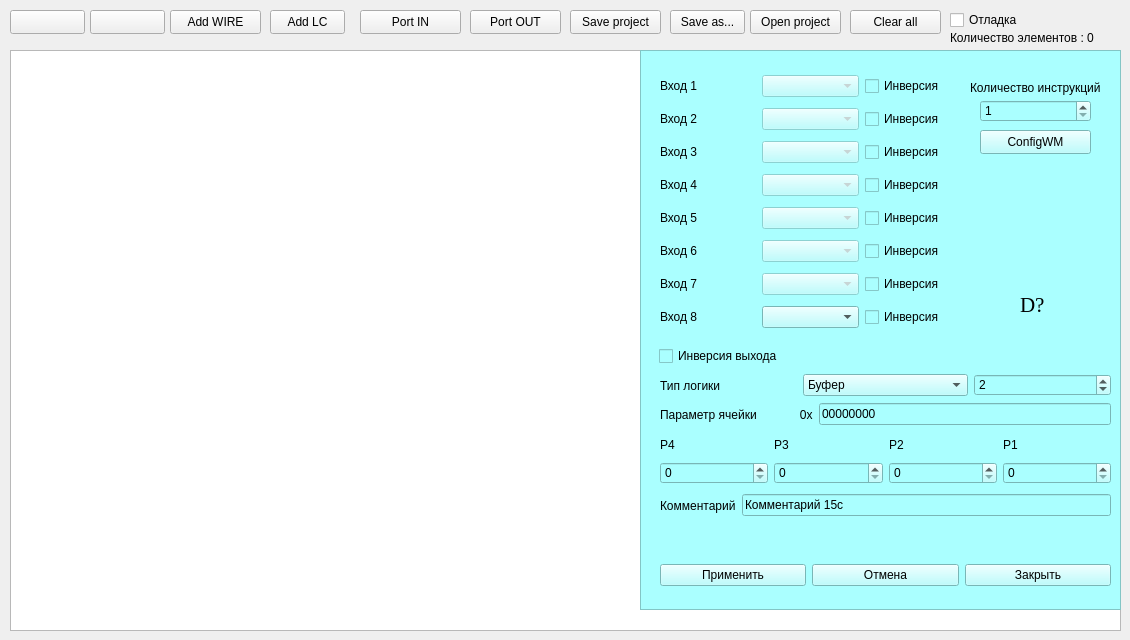
    <widget class="QWidget" name="tab_8">
     <attribute name="title">
      <string>Flex логика</string>
     </attribute>
     <widget class="QGraphicsView" name="graphicsView">
      <property name="geometry">
       <rect>
        <x>10</x>
        <y>50</y>
        <width>1111</width>
        <height>581</height>
       </rect>
      </property>
     </widget>
     <widget class="QPushButton" name="AddORpushButton">
      <property name="geometry">
       <rect>
        <x>270</x>
        <y>10</y>
        <width>75</width>
        <height>24</height>
       </rect>
      </property>
      <property name="text">
       <string>Add LC</string>
      </property>
      <property name="icon">
       <iconset theme="QIcon::ThemeIcon::ListAdd"/>
      </property>
     </widget>
     <widget class="QPushButton" name="AddANDpushButton">
      <property name="geometry">
       <rect>
        <x>10</x>
        <y>10</y>
        <width>75</width>
        <height>24</height>
       </rect>
      </property>
      <property name="text">
       <string/>
      </property>
      <property name="icon">
       <iconset resource="res.qrc">
        <normaloff>:/res/main/Pictures/search_add.png</normaloff>:/res/main/Pictures/search_add.png</iconset>
      </property>
     </widget>
     <widget class="QPushButton" name="AddXORpushButton">
      <property name="geometry">
       <rect>
        <x>90</x>
        <y>10</y>
        <width>75</width>
        <height>24</height>
       </rect>
      </property>
      <property name="text">
       <string/>
      </property>
      <property name="icon">
       <iconset resource="res.qrc">
        <normaloff>:/res/main/Pictures/search_remove.png</normaloff>:/res/main/Pictures/search_remove.png</iconset>
      </property>
     </widget>
     <widget class="QPushButton" name="WirepushButton">
      <property name="geometry">
       <rect>
        <x>170</x>
        <y>10</y>
        <width>91</width>
        <height>24</height>
       </rect>
      </property>
      <property name="text">
       <string>Add WIRE</string>
      </property>
      <property name="icon">
       <iconset theme="QIcon::ThemeIcon::ViewFullscreen"/>
      </property>
      <property name="checkable">
       <bool>true</bool>
      </property>
     </widget>
     <widget class="QPushButton" name="pushButton_15">
      <property name="geometry">
       <rect>
        <x>360</x>
        <y>10</y>
        <width>101</width>
        <height>24</height>
       </rect>
      </property>
      <property name="text">
       <string>Port IN</string>
      </property>
      <property name="icon">
       <iconset theme="QIcon::ThemeIcon::MediaOptical"/>
      </property>
     </widget>
     <widget class="QPushButton" name="PortpushButton">
      <property name="geometry">
       <rect>
        <x>470</x>
        <y>10</y>
        <width>91</width>
        <height>24</height>
       </rect>
      </property>
      <property name="text">
       <string>Port OUT</string>
      </property>
      <property name="icon">
       <iconset theme="QIcon::ThemeIcon::SystemLogOut"/>
      </property>
     </widget>
     <widget class="QFrame" name="frame">
      <property name="geometry">
       <rect>
        <x>640</x>
        <y>50</y>
        <width>481</width>
        <height>560</height>
       </rect>
      </property>
      <property name="styleSheet">
       <string notr="true">background-color: rgb(170, 255, 255);</string>
      </property>
      <property name="frameShape">
       <enum>QFrame::Shape::StyledPanel</enum>
      </property>
      <property name="frameShadow">
       <enum>QFrame::Shadow::Raised</enum>
      </property>
      <widget class="QWidget" name="gridLayoutWidget_3">
       <property name="geometry">
        <rect>
         <x>20</x>
         <y>20</y>
         <width>301</width>
         <height>271</height>
        </rect>
       </property>
       <layout class="QGridLayout" name="gridLayout_4">
        <item row="4" column="1">
         <widget class="QLabel" name="label_28">
          <property name="text">
           <string>Вход 5</string>
          </property>
         </widget>
        </item>
        <item row="5" column="2">
         <widget class="QComboBox" name="InpSigncomboBox6">
          <property name="enabled">
           <bool>false</bool>
          </property>
         </widget>
        </item>
        <item row="7" column="1">
         <widget class="QLabel" name="label_31">
          <property name="text">
           <string>Вход 8</string>
          </property>
         </widget>
        </item>
        <item row="0" column="3">
         <widget class="QCheckBox" name="InvInput1checkBox">
          <property name="text">
           <string>Инверсия</string>
          </property>
         </widget>
        </item>
        <item row="5" column="1">
         <widget class="QLabel" name="label_29">
          <property name="text">
           <string>Вход 6</string>
          </property>
         </widget>
        </item>
        <item row="7" column="2">
         <widget class="QComboBox" name="InpSigncomboBox8">
          <property name="enabled">
           <bool>true</bool>
          </property>
         </widget>
        </item>
        <item row="3" column="2">
         <widget class="QComboBox" name="InpSigncomboBox4">
          <property name="enabled">
           <bool>false</bool>
          </property>
         </widget>
        </item>
        <item row="4" column="3">
         <widget class="QCheckBox" name="InvInput5checkBox">
          <property name="text">
           <string>Инверсия</string>
          </property>
         </widget>
        </item>
        <item row="6" column="3">
         <widget class="QCheckBox" name="InvInput7checkBox">
          <property name="text">
           <string>Инверсия</string>
          </property>
         </widget>
        </item>
        <item row="6" column="2">
         <widget class="QComboBox" name="InpSigncomboBox7">
          <property name="enabled">
           <bool>false</bool>
          </property>
         </widget>
        </item>
        <item row="0" column="2">
         <widget class="QComboBox" name="InpSigncomboBox1">
          <property name="enabled">
           <bool>false</bool>
          </property>
         </widget>
        </item>
        <item row="0" column="1">
         <widget class="QLabel" name="label_24">
          <property name="text">
           <string>Вход 1</string>
          </property>
         </widget>
        </item>
        <item row="6" column="1">
         <widget class="QLabel" name="label_30">
          <property name="text">
           <string>Вход 7</string>
          </property>
         </widget>
        </item>
        <item row="2" column="2">
         <widget class="QComboBox" name="InpSigncomboBox3">
          <property name="enabled">
           <bool>false</bool>
          </property>
         </widget>
        </item>
        <item row="3" column="3">
         <widget class="QCheckBox" name="InvInput4checkBox">
          <property name="text">
           <string>Инверсия</string>
          </property>
         </widget>
        </item>
        <item row="1" column="3">
         <widget class="QCheckBox" name="InvInput2checkBox">
          <property name="text">
           <string>Инверсия</string>
          </property>
         </widget>
        </item>
        <item row="2" column="1">
         <widget class="QLabel" name="label_26">
          <property name="text">
           <string>Вход 3</string>
          </property>
         </widget>
        </item>
        <item row="3" column="1">
         <widget class="QLabel" name="label_27">
          <property name="text">
           <string>Вход 4</string>
          </property>
         </widget>
        </item>
        <item row="7" column="3">
         <widget class="QCheckBox" name="InvInput8checkBox">
          <property name="text">
           <string>Инверсия</string>
          </property>
         </widget>
        </item>
        <item row="5" column="3">
         <widget class="QCheckBox" name="InvInput6checkBox">
          <property name="text">
           <string>Инверсия</string>
          </property>
         </widget>
        </item>
        <item row="4" column="2">
         <widget class="QComboBox" name="InpSigncomboBox5">
          <property name="enabled">
           <bool>false</bool>
          </property>
         </widget>
        </item>
        <item row="1" column="1">
         <widget class="QLabel" name="label_25">
          <property name="text">
           <string>Вход 2</string>
          </property>
         </widget>
        </item>
        <item row="2" column="3">
         <widget class="QCheckBox" name="InvInput3checkBox">
          <property name="text">
           <string>Инверсия</string>
          </property>
         </widget>
        </item>
        <item row="1" column="2">
         <widget class="QComboBox" name="InpSigncomboBox2">
          <property name="enabled">
           <bool>false</bool>
          </property>
         </widget>
        </item>
       </layout>
      </widget>
      <widget class="QWidget" name="horizontalLayoutWidget_6">
       <property name="geometry">
        <rect>
         <x>20</x>
         <y>320</y>
         <width>451</width>
         <height>31</height>
        </rect>
       </property>
       <layout class="QHBoxLayout" name="horizontalLayout_6">
        <item>
         <widget class="QLabel" name="label_32">
          <property name="text">
           <string>Тип логики</string>
          </property>
         </widget>
        </item>
        <item>
         <widget class="QComboBox" name="LogicSigncomboBox">
          <property name="currentIndex">
           <number>0</number>
          </property>
          <item>
           <property name="text">
            <string>Буфер</string>
           </property>
          </item>
          <item>
           <property name="text">
            <string>OR</string>
           </property>
          </item>
          <item>
           <property name="text">
            <string>AND</string>
           </property>
          </item>
          <item>
           <property name="text">
            <string>XOR</string>
           </property>
          </item>
          <item>
           <property name="text">
            <string>2OR4_AND</string>
           </property>
          </item>
          <item>
           <property name="text">
            <string>2AND4_OR</string>
           </property>
          </item>
          <item>
           <property name="text">
            <string>4OR_4AND_AND</string>
           </property>
          </item>
          <item>
           <property name="text">
            <string>4OR_4AND_OR</string>
           </property>
          </item>
          <item>
           <property name="text">
            <string>RS_LATCH</string>
           </property>
          </item>
          <item>
           <property name="text">
            <string>SR_LATCH</string>
           </property>
          </item>
          <item>
           <property name="text">
            <string>2OR_RS_LATCH</string>
           </property>
          </item>
          <item>
           <property name="text">
            <string>2AND_RS_LATCH</string>
           </property>
          </item>
          <item>
           <property name="text">
            <string>4OR_4AND_RS_LATCH</string>
           </property>
          </item>
          <item>
           <property name="text">
            <string>4AND_4OR_RS_LATCH</string>
           </property>
          </item>
          <item>
           <property name="text">
            <string>T_LATCH</string>
           </property>
          </item>
          <item>
           <property name="text">
            <string>OR_T_LATCH</string>
           </property>
          </item>
          <item>
           <property name="text">
            <string>AND_T_LATCH</string>
           </property>
          </item>
          <item>
           <property name="text">
            <string>D_LATCH</string>
           </property>
          </item>
          <item>
           <property name="text">
            <string>DELAY_TIM</string>
           </property>
          </item>
          <item>
           <property name="text">
            <string>PROLONG_TIM</string>
           </property>
          </item>
          <item>
           <property name="text">
            <string>IMP_TIM</string>
           </property>
          </item>
          <item>
           <property name="text">
            <string>COUNTER_TIM</string>
           </property>
          </item>
          <item>
           <property name="text">
            <string>FLEX_VM</string>
           </property>
          </item>
          <item>
           <property name="text">
            <string>OUTPUT_LOG</string>
           </property>
          </item>
          <item>
           <property name="text">
            <string>OUTPUT_LED</string>
           </property>
          </item>
          <item>
           <property name="text">
            <string>OUTPUT_SMART_LED</string>
           </property>
          </item>
          <item>
           <property name="text">
            <string>OUTPUT_RELE</string>
           </property>
          </item>
          <item>
           <property name="text">
            <string>OUTPUT_GOOSE</string>
           </property>
          </item>
          <item>
           <property name="text">
            <string>OUTPUT_MZ</string>
           </property>
          </item>
          <item>
           <property name="text">
            <string>WR_OSC</string>
           </property>
          </item>
          <item>
           <property name="text">
            <string>PUSK_PRD</string>
           </property>
          </item>
          <item>
           <property name="text">
            <string>EXT RESET INF</string>
           </property>
          </item>
          <item>
           <property name="text">
            <string>SET_GROUP_SETT</string>
           </property>
          </item>
          <item>
           <property name="text">
            <string>AVAR_PREDUPR</string>
           </property>
          </item>
         </widget>
        </item>
        <item>
         <widget class="QSpinBox" name="FlexNumInpspinBox">
          <property name="minimum">
           <number>1</number>
          </property>
          <property name="maximum">
           <number>8</number>
          </property>
          <property name="value">
           <number>2</number>
          </property>
         </widget>
        </item>
       </layout>
      </widget>
      <widget class="QLabel" name="LCPicturelabel">
       <property name="geometry">
        <rect>
         <x>340</x>
         <y>110</y>
         <width>131</width>
         <height>131</height>
        </rect>
       </property>
       <property name="text">
        <string/>
       </property>
       <property name="pixmap">
        <pixmap>:/res/FlexLogic/Pictures/AND_gate_RU.svg</pixmap>
       </property>
       <property name="scaledContents">
        <bool>true</bool>
       </property>
       <property name="wordWrap">
        <bool>false</bool>
       </property>
      </widget>
      <widget class="QLabel" name="DNumlabel">
       <property name="geometry">
        <rect>
         <x>380</x>
         <y>247</y>
         <width>49</width>
         <height>16</height>
        </rect>
       </property>
       <property name="font">
        <font>
         <family>Times New Roman</family>
         <pointsize>16</pointsize>
        </font>
       </property>
       <property name="text">
        <string>D?</string>
       </property>
      </widget>
      <widget class="QWidget" name="verticalLayoutWidget_10">
       <property name="geometry">
        <rect>
         <x>20</x>
         <y>349</y>
         <width>451</width>
         <height>31</height>
        </rect>
       </property>
       <layout class="QHBoxLayout" name="horizontalLayout_7">
        <item>
         <widget class="QLabel" name="label_33">
          <property name="text">
           <string>Параметр ячейки             0x</string>
          </property>
         </widget>
        </item>
        <item>
         <widget class="QLineEdit" name="LCParamlineEdit">
          <property name="inputMask">
           <string>HHHHHHHH</string>
          </property>
          <property name="text">
           <string>00000000</string>
          </property>
          <property name="maxLength">
           <number>8</number>
          </property>
         </widget>
        </item>
       </layout>
      </widget>
      <widget class="QWidget" name="verticalLayoutWidget_11">
       <property name="geometry">
        <rect>
         <x>19</x>
         <y>295</y>
         <width>301</width>
         <height>22</height>
        </rect>
       </property>
       <layout class="QVBoxLayout" name="verticalLayout_11">
        <item>
         <widget class="QCheckBox" name="OutInvcheckBox">
          <property name="text">
           <string>Инверсия выхода</string>
          </property>
         </widget>
        </item>
       </layout>
      </widget>
      <widget class="QPushButton" name="ConfigWMpushButton">
       <property name="geometry">
        <rect>
         <x>340</x>
         <y>80</y>
         <width>111</width>
         <height>24</height>
        </rect>
       </property>
       <property name="text">
        <string>ConfigWM</string>
       </property>
       <property name="icon">
        <iconset theme="QIcon::ThemeIcon::InputKeyboard"/>
       </property>
      </widget>
      <widget class="QSpinBox" name="wm_inst_count_spinBox">
       <property name="geometry">
        <rect>
         <x>340</x>
         <y>50</y>
         <width>111</width>
         <height>22</height>
        </rect>
       </property>
       <property name="minimum">
        <number>1</number>
       </property>
       <property name="maximum">
        <number>55</number>
       </property>
      </widget>
      <widget class="QLabel" name="wm_inst_count_label">
       <property name="geometry">
        <rect>
         <x>330</x>
         <y>30</y>
         <width>141</width>
         <height>16</height>
        </rect>
       </property>
       <property name="text">
        <string>Количество инструкций</string>
       </property>
      </widget>
      <widget class="QWidget" name="horizontalLayoutWidget_7">
       <property name="geometry">
        <rect>
         <x>20</x>
         <y>383</y>
         <width>451</width>
         <height>51</height>
        </rect>
       </property>
       <layout class="QGridLayout" name="gridLayout_5">
        <item row="1" column="0">
         <widget class="QSpinBox" name="LCPram4spinBox">
          <property name="maximum">
           <number>255</number>
          </property>
         </widget>
        </item>
        <item row="1" column="2">
         <widget class="QSpinBox" name="LCPram2spinBox">
          <property name="maximum">
           <number>255</number>
          </property>
         </widget>
        </item>
        <item row="1" column="3">
         <widget class="QSpinBox" name="LCPram1spinBox">
          <property name="maximum">
           <number>255</number>
          </property>
         </widget>
        </item>
        <item row="1" column="1">
         <widget class="QSpinBox" name="LCPram3spinBox">
          <property name="maximum">
           <number>255</number>
          </property>
         </widget>
        </item>
        <item row="0" column="0">
         <widget class="QLabel" name="LCPram4Label">
          <property name="text">
           <string>P4</string>
          </property>
         </widget>
        </item>
        <item row="0" column="1">
         <widget class="QLabel" name="LCPram3Label">
          <property name="text">
           <string>P3</string>
          </property>
         </widget>
        </item>
        <item row="0" column="2">
         <widget class="QLabel" name="LCPram2Label">
          <property name="text">
           <string>P2</string>
          </property>
         </widget>
        </item>
        <item row="0" column="3">
         <widget class="QLabel" name="LCPram1Label">
          <property name="text">
           <string>P1</string>
          </property>
         </widget>
        </item>
       </layout>
      </widget>
      <widget class="QWidget" name="horizontalLayoutWidget_8">
       <property name="geometry">
        <rect>
         <x>20</x>
         <y>510</y>
         <width>451</width>
         <height>31</height>
        </rect>
       </property>
       <layout class="QHBoxLayout" name="horizontalLayout_10">
        <item>
         <widget class="QPushButton" name="FlexSettOKpushButton">
          <property name="text">
           <string>Применить</string>
          </property>
         </widget>
        </item>
        <item>
         <widget class="QPushButton" name="FlexSettCancelpushButton">
          <property name="text">
           <string>Отмена</string>
          </property>
         </widget>
        </item>
        <item>
         <widget class="QPushButton" name="FlexSettCloseupushButton">
          <property name="text">
           <string>Закрыть</string>
          </property>
         </widget>
        </item>
       </layout>
      </widget>
      <widget class="QWidget" name="horizontalLayoutWidget_9">
       <property name="geometry">
        <rect>
         <x>20</x>
         <y>440</y>
         <width>451</width>
         <height>31</height>
        </rect>
       </property>
       <layout class="QHBoxLayout" name="horizontalLayout_8">
        <item>
         <widget class="QLabel" name="FlexLCCommentlabel">
          <property name="text">
           <string>Комментарий</string>
          </property>
         </widget>
        </item>
        <item>
         <widget class="QLineEdit" name="FlexLCCommentlineEdit">
          <property name="text">
           <string>Комментарий 15с</string>
          </property>
          <property name="maxLength">
           <number>15</number>
          </property>
         </widget>
        </item>
       </layout>
      </widget>
     </widget>
     <widget class="QLabel" name="FlexLCcountlabel">
      <property name="geometry">
       <rect>
        <x>950</x>
        <y>30</y>
        <width>161</width>
        <height>16</height>
       </rect>
      </property>
      <property name="text">
       <string>Количество элементов : 0</string>
      </property>
     </widget>
     <widget class="QPushButton" name="SceneCleapushButton">
      <property name="geometry">
       <rect>
        <x>850</x>
        <y>10</y>
        <width>91</width>
        <height>24</height>
       </rect>
      </property>
      <property name="text">
       <string>Clear all</string>
      </property>
      <property name="icon">
       <iconset theme="QIcon::ThemeIcon::EditDelete"/>
      </property>
     </widget>
     <widget class="QPushButton" name="SaveprojpushButton">
      <property name="geometry">
       <rect>
        <x>570</x>
        <y>10</y>
        <width>91</width>
        <height>24</height>
       </rect>
      </property>
      <property name="text">
       <string>Save project</string>
      </property>
      <property name="icon">
       <iconset theme="QIcon::ThemeIcon::DocumentSave"/>
      </property>
     </widget>
     <widget class="QPushButton" name="OpenProjpushButton">
      <property name="geometry">
       <rect>
        <x>750</x>
        <y>10</y>
        <width>91</width>
        <height>24</height>
       </rect>
      </property>
      <property name="text">
       <string>Open project</string>
      </property>
      <property name="icon">
       <iconset theme="QIcon::ThemeIcon::DocumentOpen"/>
      </property>
     </widget>
     <widget class="QPushButton" name="SaveAspushButton">
      <property name="geometry">
       <rect>
        <x>670</x>
        <y>10</y>
        <width>75</width>
        <height>24</height>
       </rect>
      </property>
      <property name="text">
       <string>Save as...</string>
      </property>
      <property name="icon">
       <iconset theme="QIcon::ThemeIcon::DocumentSaveAs"/>
      </property>
     </widget>
     <widget class="QCheckBox" name="checkBox_2">
      <property name="geometry">
       <rect>
        <x>950</x>
        <y>10</y>
        <width>75</width>
        <height>20</height>
       </rect>
      </property>
      <property name="text">
       <string>Отладка</string>
      </property>
     </widget>
    </widget>
